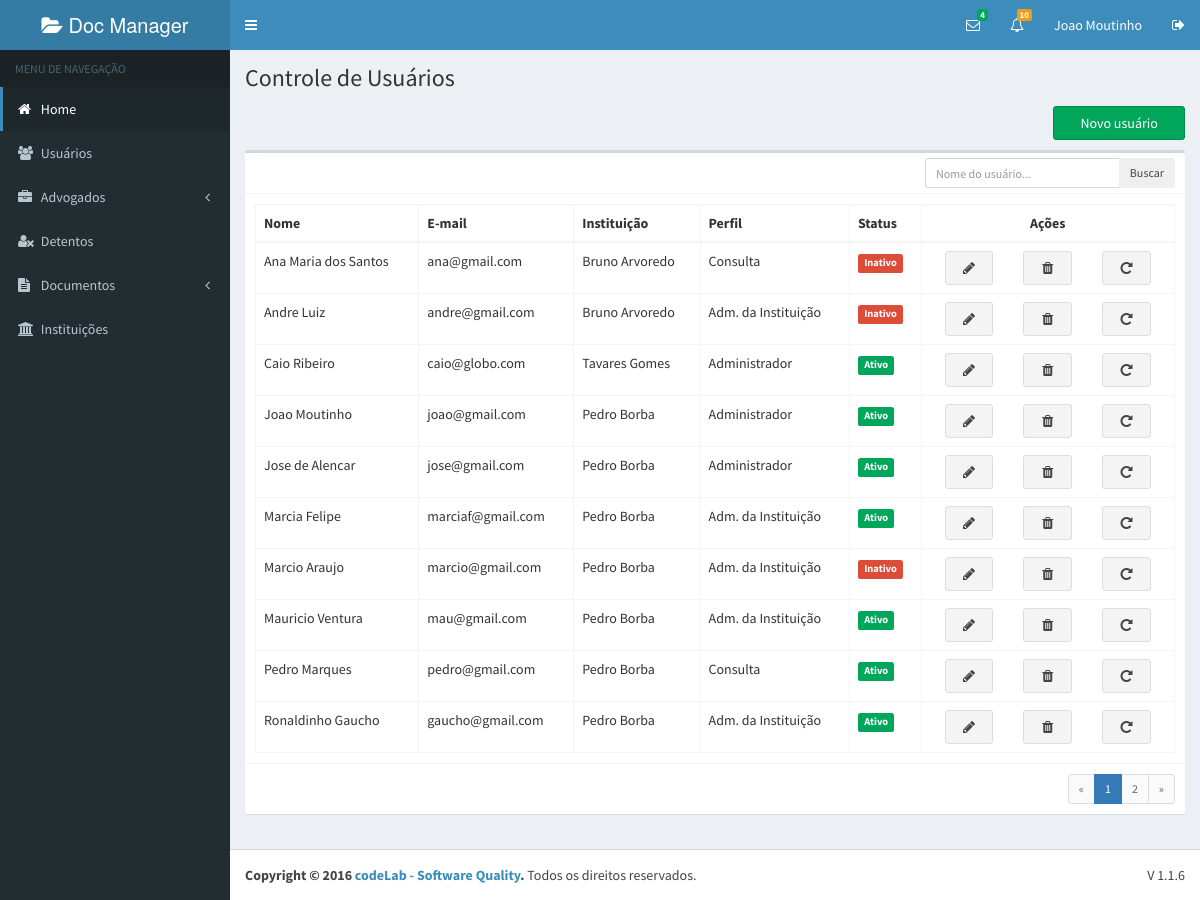
The app's page /srcUsuario.php (signed in) with its own data.
### tables this page shows
CREATE TABLE `usuario` (
  `id` int(11) NOT NULL AUTO_INCREMENT,
  `nome` varchar(45) NOT NULL,
  `sobrenome` varchar(45) NOT NULL,
  `email` varchar(45) NOT NULL,
  `cpf` varchar(14) NOT NULL,
  `senha` varchar(10) NOT NULL,
  `sexo` int(1) NOT NULL,
  `perfil` varchar(45) NOT NULL,
  `status` int(1) NOT NULL,
  `arquivo` varchar(45) DEFAULT NULL,
  `instituicao_id` int(11) NOT NULL,
  `dataCadastro` datetime NOT NULL,
  PRIMARY KEY (`id`,`instituicao_id`),
  KEY `fk_usuario_instituicao1_idx` (`instituicao_id`),
  CONSTRAINT `fk_usuario_instituicao1` FOREIGN KEY (`instituicao_id`) REFERENCES `instituicao` (`id`) ON DELETE NO ACTION ON UPDATE NO ACTION
);

CREATE TABLE `instituicao` (
  `id` int(11) NOT NULL AUTO_INCREMENT,
  `tipo` varchar(45) NOT NULL,
  `nome` varchar(45) NOT NULL,
  `sigla` varchar(10) NOT NULL,
  `email` varchar(45) DEFAULT NULL,
  `cep` varchar(10) NOT NULL,
  `endereco` varchar(100) NOT NULL,
  `bairro` varchar(45) NOT NULL,
  `cidade` varchar(45) NOT NULL,
  `uf` varchar(2) NOT NULL,
  `observacao` varchar(200) DEFAULT NULL,
  `status` int(1) NOT NULL,
  `dataCadastro` datetime NOT NULL,
  PRIMARY KEY (`id`)
);

### srcUsuario.php (the view, shortened to what this page needs)
 <?php
 require'head.php';
 require 'config/conexao.php';
 ?>
  <?php
  $buscar = $_POST['buscar'];
  $itens_por_pagina = 10;
  $pagina = (isset($_GET['pagina']))? (int)$_GET['pagina'] : 0;
  $item = ($pagina * $itens_por_pagina);
   $sql_code = "SELECT u.id, u.cpf ,u.nome AS nomeUsuario, u.sobrenome, u.email, u.arquivo, i.tipo, i.nome AS nomeInstituicao, u.perfil, u.status, u.instituicao_id, u.dataCadastro FROM usuario u, instituicao i WHERE u.instituicao_id = i.id AND u.nome LIKE '%".$buscar."%' ORDER BY nomeUsuario LIMIT $item, $itens_por_pagina";
   $execute  = $mysqli  -> query($sql_code) or die ($mysqli->error);
   $usuario  = $execute -> fetch_assoc();
   $num      = $execute -> num_rows;
   $num_total = $mysqli->query("SELECT u.id, u.cpf ,u.nome AS nomeUsuario, u.sobrenome, u.email, u.arquivo, i.tipo, i.nome AS nomeInstituicao, u.perfil, u.status, u.instituicao_id, u.dataCadastro FROM usuario u, instituicao i WHERE u.instituicao_id = i.id AND u.nome LIKE '%".$buscar."%'")->num_rows;
   $num_paginas = ceil($num_total/$itens_por_pagina);
  ?>
  <div class="content-wrapper">
    <section class="content-header">
      <h1>Controle de Usuários<small></small></h1>
    </section>
    <section class="content">
    <div class="row">
    <div class="col-md-10"></div>
      <div class="col-md-2">
        <button type="button" class="btn btn-block btn-success btn-novo" data-toggle="modal" data-target="#modalCadastro">Novo usuário</button>
      </div>
    </div>
        <div class="box">
            <div class="box-header with-border">
              <div class="box-tools">
              <form class="form-group" name="form-pesquisa" action="srcUsuario.php" method="POST">
                <div class="input-group input-group-sm" style="width: 250px;">
                  <input type="text" name="buscar" class="form-control pull-right" placeholder="Nome do usuário...">
                  <div class="input-group-btn">
                    <input type="submit" class="btn btn-flat" name="enviar" value="Buscar"/>
                  </div>
                </div>
                </form>
              </div>
            </div>
            <div class="box-body">
            <?php if ($num > 0) { ?>
            <table class="table table-bordered">
            <thead>
              <tr style="font-weight: bold;">
                <td>Nome</td>
                <td>E-mail</td>
                <td>Instituição</td>
                <td>Perfil</td>
                <td>Status</td>
                <td style="text-align: center;">Ações</td>
              </tr>
            </thead>
            <tbody>
            <?php do{ ?>
              <tr>
                <td><?php echo $usuario['nomeUsuario']. " " . $usuario['sobrenome']; ?></td>
                <td><?php echo $usuario['email']; ?></td>
                <td><?php echo $usuario['nomeInstituicao']; ?></td>
                <td><?php if($usuario['perfil'] == 'adm') {echo "Administrador";}
                if($usuario['perfil'] == 'adm_instituicao') {echo "Adm. da Instituição";}
                if($usuario['perfil'] == 'consulta') {echo "Consulta";} ?>
                </td>
                <td>
                <?php if ($usuario['status']==1) { echo "<span class=\"label label-success\">Ativo</span>";}
                      else { echo "<span class=\"label label-danger\">Inativo</span>"; }
                ?>
                </td>
                <td>
                  <div class="btn-acoes">
                  <div class="col-md-4">
                  <button type="button" class="btn btn-block btn-default" data-toggle="modal" data-target="#editar_usuario_<?php echo $usuario['id'];?>"><i class="fa fa-pencil"></i></button>
                  </div>
                 <div class="col-md-4">
                  <button type="button" class="btn btn-block btn-default" data-toggle="modal" data-target="#excluir_usuario_<?php echo $usuario['id'];?>"><i class="fa fa-trash"></i></button>
                 </div>
                 <div class="col-md-4">
                    <button type="button" class="btn btn-block btn-default" data-toggle="modal" data-target="#alterar_senha_<?php echo $usuario['id'];?>"><i class="fa fa-repeat"></i></button>
                 </div>
                 </div>
                </td>
              </tr>
              <?php } while ($usuario = $execute ->fetch_assoc()); ?>
            </tbody>
              </table>
            <?php } else {echo "<h4>Desculpe, nenhum usuário com este nome foi encontrado!</h4>";}?>
            </div>
           <nav class="text-center">
            <div class="box-footer clearfix">
              <ul class="pagination pagination-sm no-margin pull-right">
                <li><a href="usuarios.php?pagina=0">&laquo;</a></li>
                <?php
                for ($i=0; $i < $num_paginas; $i++) {
                   $estilo = "";
                if($pagina == $i)
                   $estilo = "class=\"active\"";
                ?>
                <li <?php echo $estilo; ?>><a href="usuarios.php?pagina=<?php echo $i; ?>"><?php echo $i+1; ?></a></li>
                <?php } ?>
                <li><a href="usuarios.php?pagina=<?php echo $num_paginas-1; ?>">&raquo;</a></li>
              </ul>
            </div>
          </div>
        </section>
        </div>
<?php require 'footer.php' ?>

### css/style.css (style rules this page uses)
.btn-novo { margin-bottom: 10px; }

### records on screen
usuario: nome "Ana Maria", sobrenome "dos Santos", email "ana@gmail.com", instituicao.nome "Bruno Arvoredo", perfil "Consulta", status "Inativo"
usuario: nome "Andre", sobrenome "Luiz", email "andre@gmail.com", instituicao.nome "Bruno Arvoredo", perfil "Adm. da Instituição", status "Inativo"
usuario: nome "Caio", sobrenome "Ribeiro", email "caio@globo.com", instituicao.nome "Tavares Gomes", perfil "Administrador", status "Ativo"
usuario: nome "Joao", sobrenome "Moutinho", email "joao@gmail.com", instituicao.nome "Pedro Borba", perfil "Administrador", status "Ativo"
usuario: nome "Jose", sobrenome "de Alencar", email "jose@gmail.com", instituicao.nome "Pedro Borba", perfil "Administrador", status "Ativo"
usuario: nome "Marcia", sobrenome "Felipe", email "marciaf@gmail.com", instituicao.nome "Pedro Borba", perfil "Adm. da Instituição", status "Ativo"
usuario: nome "Marcio", sobrenome "Araujo", email "marcio@gmail.com", instituicao.nome "Pedro Borba", perfil "Adm. da Instituição", status "Inativo"
usuario: nome "Mauricio", sobrenome "Ventura", email "mau@gmail.com", instituicao.nome "Pedro Borba", perfil "Adm. da Instituição", status "Ativo"
usuario: nome "Pedro", sobrenome "Marques", email "pedro@gmail.com", instituicao.nome "Pedro Borba", perfil "Consulta", status "Ativo"
usuario: nome "Ronaldinho", sobrenome "Gaucho", email "gaucho@gmail.com", instituicao.nome "Pedro Borba", perfil "Adm. da Instituição", status "Ativo"

### other values on screen
$_SESSION['nome'] "Joao"
$_SESSION['sobrenome'] "Moutinho"
